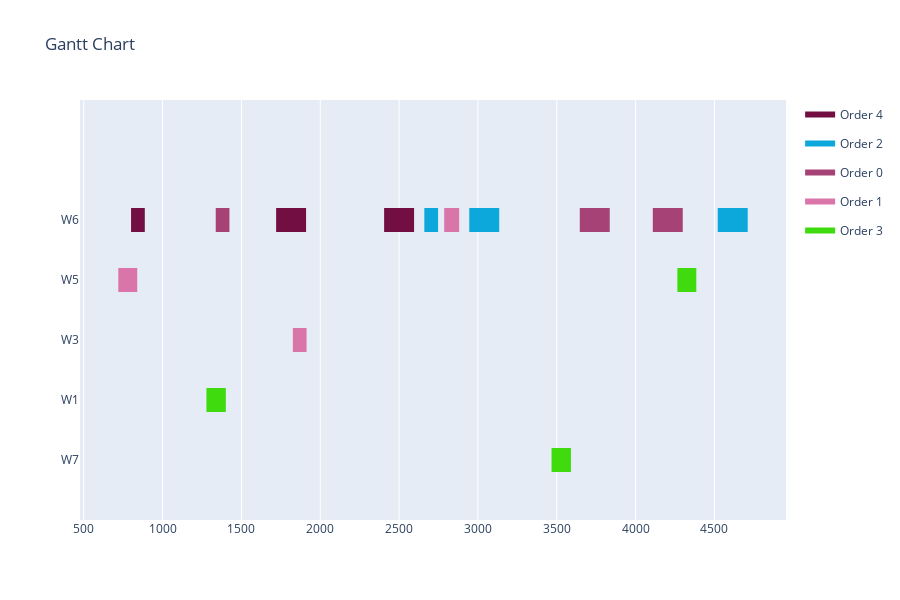

The notebook cell saved with this chart:
### Code cell
data = []
for i in range(len(solution)):
    data.append([assignments[i], operations[i], solution[i], duration_lookup_table[operations[i]][assignments[i]]])
visualize(data)

### Figure 1 — Plotly figure (JSON) as saved in the notebook; plotly's stock layout.template omitted (floating-point values rounded to 4 significant figures)
{"data": [{"fill": "toself", "fillcolor": "rgb(114, 14, 66)", "hoverinfo": "name", "legendgroup": "rgb(114, 14, 66)", "mode": "none", "name": "Order 4", "type": "scatter", "x": [800, 887, 887, 800, 800, 1720, 1910, 1910, 1720, 1720, 2405, 2595, 2595, 2405], "y": [3.8, 3.8, 4.2, 4.2, null, 3.8, 3.8, 4.2, 4.2, null, 3.8, 3.8, 4.2, 4.2]}, {"fill": "toself", "fillcolor": "rgb(12, 168, 220)", "hoverinfo": "name", "legendgroup": "rgb(12, 168, 220)", "mode": "none", "name": "Order 2", "type": "scatter", "x": [2660, 2747, 2747, 2660, 2660, 2945, 3135, 3135, 2945, 2945, 4521, 4711, 4711, 4521], "y": [3.8, 3.8, 4.2, 4.2, null, 3.8, 3.8, 4.2, 4.2, null, 3.8, 3.8, 4.2, 4.2]}, {"fill": "toself", "fillcolor": "rgb(166, 66, 118)", "hoverinfo": "name", "legendgroup": "rgb(166, 66, 118)", "mode": "none", "name": "Order 0", "type": "scatter", "x": [1337, 1424, 1424, 1337, 1337, 3646, 3836, 3836, 3646, 3646, 4109, 4299, 4299, 4109], "y": [3.8, 3.8, 4.2, 4.2, null, 3.8, 3.8, 4.2, 4.2, null, 3.8, 3.8, 4.2, 4.2]}, {"fill": "toself", "fillcolor": "rgb(217, 117, 169)", "hoverinfo": "name", "legendgroup": "rgb(217, 117, 169)", "mode": "none", "name": "Order 1", "type": "scatter", "x": [719, 839, 839, 719, 719, 1826, 1913, 1913, 1826, 1826, 2786, 2881, 2881, 2786], "y": [2.8, 2.8, 3.2, 3.2, null, 1.8, 1.8, 2.2, 2.2, null, 3.8, 3.8, 4.2, 4.2]}, {"fill": "toself", "fillcolor": "rgb(63, 219, 15)", "hoverinfo": "name", "legendgroup": "rgb(63, 219, 15)", "mode": "none", "name": "Order 3", "type": "scatter", "x": [1278, 1401, 1401, 1278, 1278, 3467, 3590, 3590, 3467, 3467, 4265, 4385, 4385, 4265], "y": [0.8, 0.8, 1.2, 1.2, null, -0.2, -0.2, 0.2, 0.2, null, 2.8, 2.8, 3.2, 3.2]}, {"legendgroup": "rgb(114, 14, 66)", "marker": {"color": "rgb(114, 14, 66)", "opacity": 0, "size": 1}, "mode": "markers", "name": "", "showlegend": false, "text": [null, null, null, null, null, null], "type": "scatter", "x": [800, 887, 1720, 1910, 2405, 2595], "y": [4, 4, 4, 4, 4, 4]}, {"legendgroup": "rgb(12, 168, 220)", "marker": {"color": "rgb(12, 168, 220)", "opacity": 0, "size": 1}, "mode": "markers", "name": "", "showlegend": false, "text": [null, null, null, null, null, null], "type": "scatter", "x": [2660, 2747, 2945, 3135, 4521, 4711], "y": [4, 4, 4, 4, 4, 4]}, {"legendgroup": "rgb(166, 66, 118)", "marker": {"color": "rgb(166, 66, 118)", "opacity": 0, "size": 1}, "mode": "markers", "name": "", "showlegend": false, "text": [null, null, null, null, null, null], "type": "scatter", "x": [1337, 1424, 3646, 3836, 4109, 4299], "y": [4, 4, 4, 4, 4, 4]}, {"legendgroup": "rgb(217, 117, 169)", "marker": {"color": "rgb(217, 117, 169)", "opacity": 0, "size": 1}, "mode": "markers", "name": "", "showlegend": false, "text": [null, null, null, null, null, null], "type": "scatter", "x": [719, 839, 1826, 1913, 2786, 2881], "y": [3, 3, 2, 2, 4, 4]}, {"legendgroup": "rgb(63, 219, 15)", "marker": {"color": "rgb(63, 219, 15)", "opacity": 0, "size": 1}, "mode": "markers", "name": "", "showlegend": false, "text": [null, null, null, null, null, null], "type": "scatter", "x": [1278, 1401, 3467, 3590, 4265, 4385], "y": [1, 1, 0, 0, 3, 3]}], "layout": {"height": 600, "hovermode": "closest", "showlegend": true, "title": {"text": "Gantt Chart"}, "xaxis": {"rangeselector": {"buttons": [{"count": 7, "label": "1w", "step": "day", "stepmode": "backward"}, {"count": 1, "label": "1m", "step": "month", "stepmode": "backward"}, {"count": 6, "label": "6m", "step": "month", "stepmode": "backward"}, {"count": 1, "label": "YTD", "step": "year", "stepmode": "todate"}, {"count": 1, "label": "1y", "step": "year", "stepmode": "backward"}, {"step": "all"}]}, "showgrid": true, "type": "linear", "zeroline": false}, "yaxis": {"autorange": false, "range": [-1, 6], "showgrid": false, "ticktext": ["W7", "W1", "W3", "W5", "W6"], "tickvals": [0, 1, 2, 3, 4], "zeroline": false}}}
